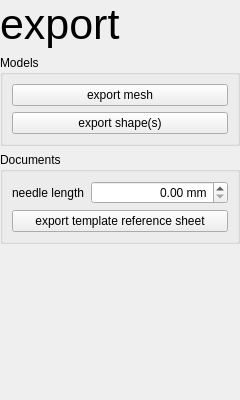
<?xml version="1.0" encoding="UTF-8"?>
<ui version="4.0">
 <class>Export_View</class>
 <widget class="QWidget" name="Export_View">
  <property name="geometry">
   <rect>
    <x>0</x>
    <y>0</y>
    <width>240</width>
    <height>400</height>
   </rect>
  </property>
  <property name="windowTitle">
   <string>Form</string>
  </property>
  <layout class="QVBoxLayout" name="verticalLayout">
   <property name="leftMargin">
    <number>0</number>
   </property>
   <property name="topMargin">
    <number>0</number>
   </property>
   <property name="rightMargin">
    <number>0</number>
   </property>
   <property name="bottomMargin">
    <number>0</number>
   </property>
   <item>
    <widget class="QLabel" name="label_title">
     <property name="font">
      <font>
       <pointsize>32</pointsize>
      </font>
     </property>
     <property name="text">
      <string>export</string>
     </property>
    </widget>
   </item>
   <item>
    <widget class="QGroupBox" name="groupBox">
     <property name="title">
      <string>Models</string>
     </property>
     <layout class="QVBoxLayout" name="verticalLayout_2">
      <item>
       <widget class="QPushButton" name="btn_export_mesh">
        <property name="text">
         <string>export mesh</string>
        </property>
       </widget>
      </item>
      <item>
       <widget class="QPushButton" name="btn_export_shapes">
        <property name="text">
         <string>export shape(s)</string>
        </property>
       </widget>
      </item>
     </layout>
    </widget>
   </item>
   <item>
    <widget class="QGroupBox" name="groupBox_2">
     <property name="title">
      <string>Documents</string>
     </property>
     <layout class="QFormLayout" name="formLayout">
      <item row="0" column="0">
       <widget class="QLabel" name="label">
        <property name="text">
         <string>needle length</string>
        </property>
       </widget>
      </item>
      <item row="0" column="1">
       <widget class="QDoubleSpinBox" name="sb_needle_length">
        <property name="alignment">
         <set>Qt::AlignRight|Qt::AlignTrailing|Qt::AlignVCenter</set>
        </property>
        <property name="suffix">
         <string> mm</string>
        </property>
        <property name="maximum">
         <double>350.000000000000000</double>
        </property>
       </widget>
      </item>
      <item row="1" column="0" colspan="2">
       <widget class="QPushButton" name="btn_export_template_reference">
        <property name="text">
         <string>export template reference sheet</string>
        </property>
       </widget>
      </item>
     </layout>
    </widget>
   </item>
   <item>
    <spacer name="verticalSpacer">
     <property name="orientation">
      <enum>Qt::Vertical</enum>
     </property>
     <property name="sizeHint" stdset="0">
      <size>
       <width>20</width>
       <height>40</height>
      </size>
     </property>
    </spacer>
   </item>
  </layout>
 </widget>
 <resources/>
 <connections/>
</ui>
